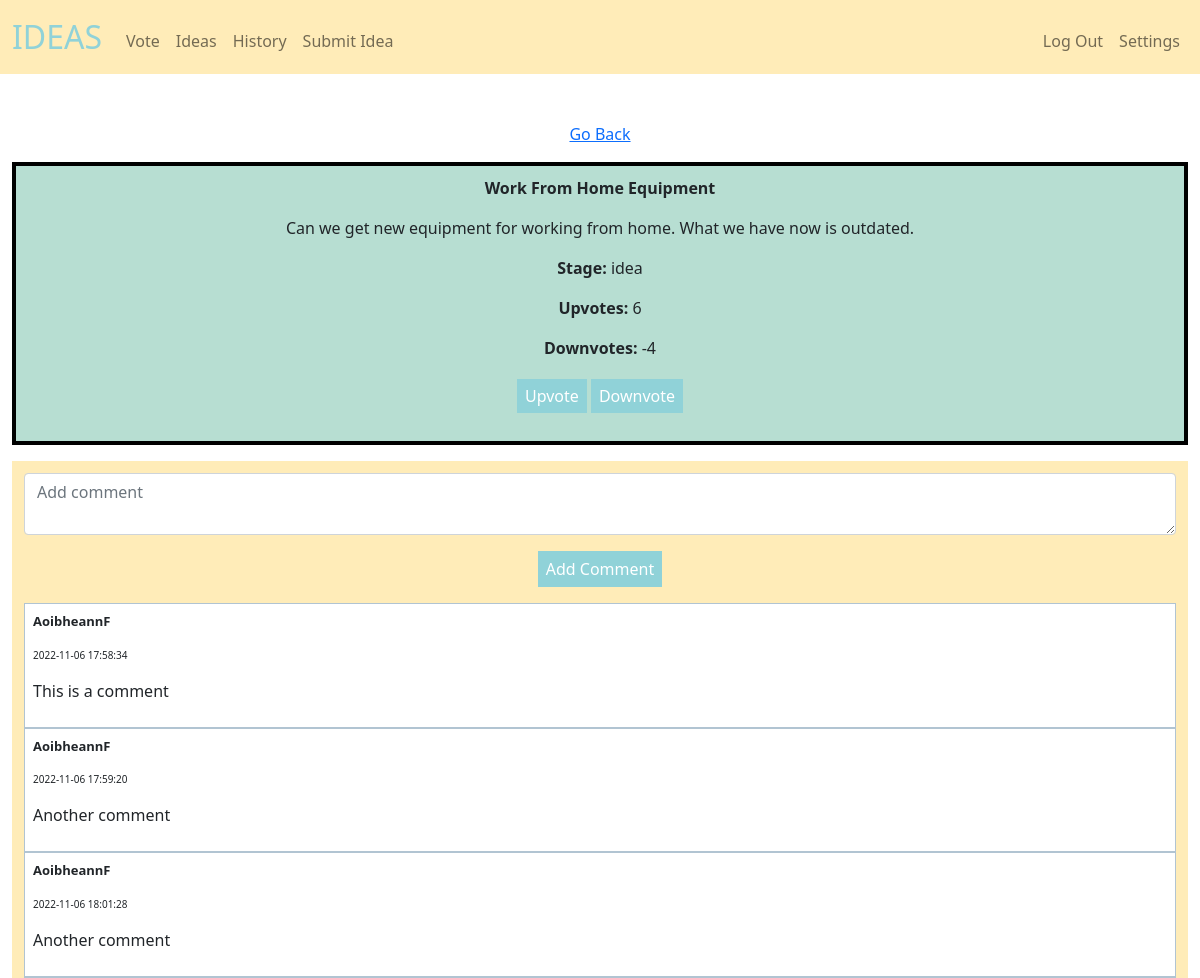
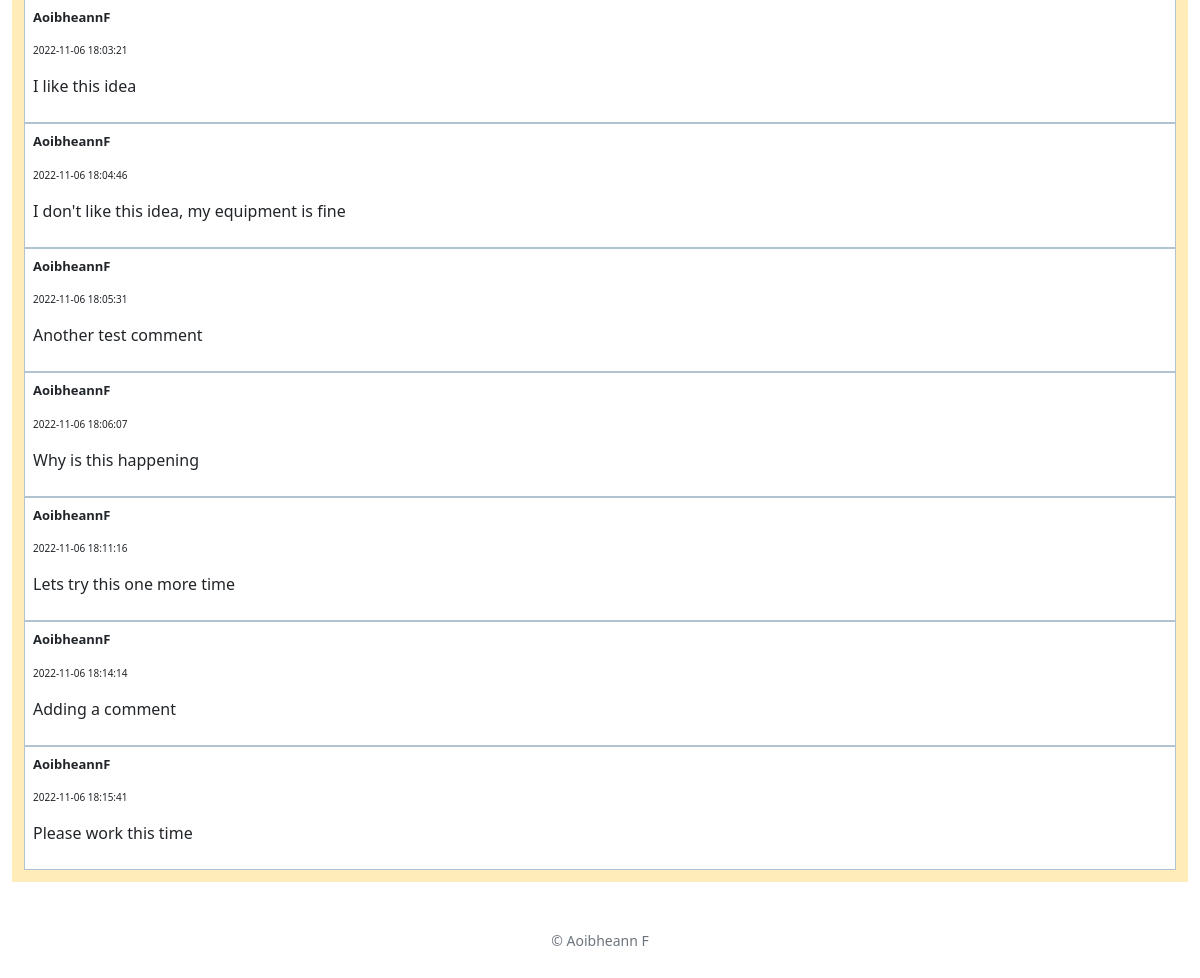
/idea_page/11 (signed in), run on the app's committed database (2 pictures, top to bottom).
### tables this page shows
CREATE TABLE 'ideas' (idea_id INTEGER PRIMARY KEY AUTOINCREMENT, title TEXT NOT NULL, notes TEXT NOT NULL, user_id INTEGER, upvotes INTEGER DEFAULT 0, downvotes INTEGER DEFAULT 0, stage TEXT,'time' DATETIME NOT NULL DEFAULT CURRENT_TIMESTAMP, company TEXT);

CREATE TABLE 'comments' (comments_id INTEGER PRIMARY KEY AUTOINCREMENT, comment TEXT NOT NULL, user_id INTEGER, idea_id INTEGER,'time' DATETIME NOT NULL DEFAULT CURRENT_TIMESTAMP);

CREATE TABLE users (ID INTEGER PRIMARY KEY AUTOINCREMENT, username TEXT NOT NULL, firstname TEXT NOT NULL, lastname TEXT NOT NULL, hash TEXT NOT NULL, email TEXT NOT NULL, department TEXT NOT NULL, permissions TEXT, company TEXT);

### app.py (the view)
@app.route("/idea_page/<int:idea_id>", methods=["GET", "POST"])
def idea_page(idea_id):
    if request.method == "POST":
        print("POST")
        id = session.get("user_id")
        comment = request.form.get("comment")
        db.execute("INSERT INTO comments(comment, user_id, idea_id) VALUES(?, ?, ?)",
                   comment, id, idea_id)
        return redirect(url_for("idea_page", idea_id=idea_id))
    else:
        id = session.get("user_id")
        ideas = db.execute("SELECT * FROM ideas WHERE idea_id = ?", idea_id)
        comments = db.execute("SELECT * FROM comments JOIN users ON comments.user_id = users.id WHERE comments.idea_id = ?", idea_id)
        rows = db.execute("SELECT permissions FROM users WHERE id = ?", id)
        permission = rows[0]["permissions"]
        stages = db.execute("SELECT stage FROM ideas WHERE idea_id = ?", idea_id)
        stage = stages[0]["stage"]
        if permission == "admin" and stage == "review":
            return render_template("decide.html", ideas=ideas, comments=comments, idea_id=idea_id)
        elif stage == "idea":
            return render_template("voting_page.html", ideas=ideas, idea_id=idea_id, comments=comments)
        else:
            return render_template("ideas_page.html", ideas=ideas, comments=comments, idea_id=idea_id)

### app.py (called while the page is built)
@app.after_request
def after_request(response):
    response.headers["Cache-Control"] = "no-cache, no-store, must-revalidate"
    response.headers["Expires"] = 0
    response.headers["Pragma"] = "no-cache"
    return response

### templates/voting_page.html (shortened to what this page needs)
{% extends "layout.html" %}
{% block main %}
<div class="mb-3">
    <a href="/">Go Back</a>
</div>
<section>
    <div class="board mb-3">
        {% for idea in ideas %}
            <div class="mb-4">
                <div class="font-size: xx-large; mb-3"><span><strong>{{ idea.title }}</strong></span></div>
                <div class="mb-3"><span>{{ idea.notes }}</span></div>
                <div class="mb-3"><span><strong>Stage: </strong>{{ idea.stage }}</span></div>
                <div class="mb-3"><span><strong>Upvotes: </strong>{{ idea.upvotes }}</span></div>
                <div class="mb-3"><span><strong>Downvotes: </strong>{{ idea.downvotes }}</span></div>
            </div>
            <div class="mb-4">
                <a href="{{ url_for("upvote", idea_id = idea.idea_id) }}" class="button">Upvote</a>
                <a href="{{ url_for("downvote", idea_id = idea.idea_id) }}" class="button">Downvote</a>
            </div>
        {% endfor %}
    </div>
</section>
<section class="comments">
    <form action="/idea_page/{{idea_id}}" method="post">
        <div class="mb-3">
            <textarea class="form-control" id="comment" name="comment" placeholder="Add comment" rows="2"></textarea>
        </div>
        <div class="mb-3">
            <button class="button" type="submit">Add Comment</button>
        </div>
    </form>
    {% for comment in comments %}
        <div class="comment">
            <div class="mb-3" style="font-size:small"><p><strong>{{ comment.username }}</strong></p></div>
            <div class="mb-3" style="font-size: x-small"><p>{{ comment.time }}</p></div>
            <div class="mb-3"><p>{{ comment.comment }}</p></div>
        </div>
    {% endfor %}
</section>
{% endblock %}

### static/styles.css (style rules this page uses)
.board { background-color: #b7ded2; padding: 0.6rem; margin: auto; border: 0.25rem solid black }
.button { text-decoration: none; background-color: #90d2d8; color: white; padding: 6px 8px 6px 8px; border: 0.2rem #90d2d8; }
button { text-decoration: none; background-color: #90d2d8; color: white; padding: 6px 8px 6px 8px; border: 0.2rem #90d2d8; }
.comments { background-color: #ffecb8; width: 100%; padding: 0.75rem; }
.comment { background-color: white; text-align: left; padding: 0.5rem; border: 0.05rem solid #b1c4d2; }

### data on the page
ideas: title "Work From Home Equipment", notes "Can we get new equipment for working from home. What we have now is outdated.", stage "idea", upvotes "6", downvotes "-4"
comments: username "AoibheannF", time "2022-11-06 17:58:34", comment "This is a comment"
comments: username "AoibheannF", time "2022-11-06 17:59:20", comment "Another comment"
comments: username "AoibheannF", time "2022-11-06 18:01:28", comment "Another comment"
comments: username "AoibheannF", time "2022-11-06 18:03:21", comment "I like this idea"
comments: username "AoibheannF", time "2022-11-06 18:04:46", comment "I don't like this idea, my equipment is fine"
comments: username "AoibheannF", time "2022-11-06 18:05:31", comment "Another test comment"
comments: username "AoibheannF", time "2022-11-06 18:06:07", comment "Why is this happening"
comments: username "AoibheannF", time "2022-11-06 18:11:16", comment "Lets try this one more time"
comments: username "AoibheannF", time "2022-11-06 18:14:14", comment "Adding a comment"
comments: username "AoibheannF", time "2022-11-06 18:15:41", comment "Please work this time"
